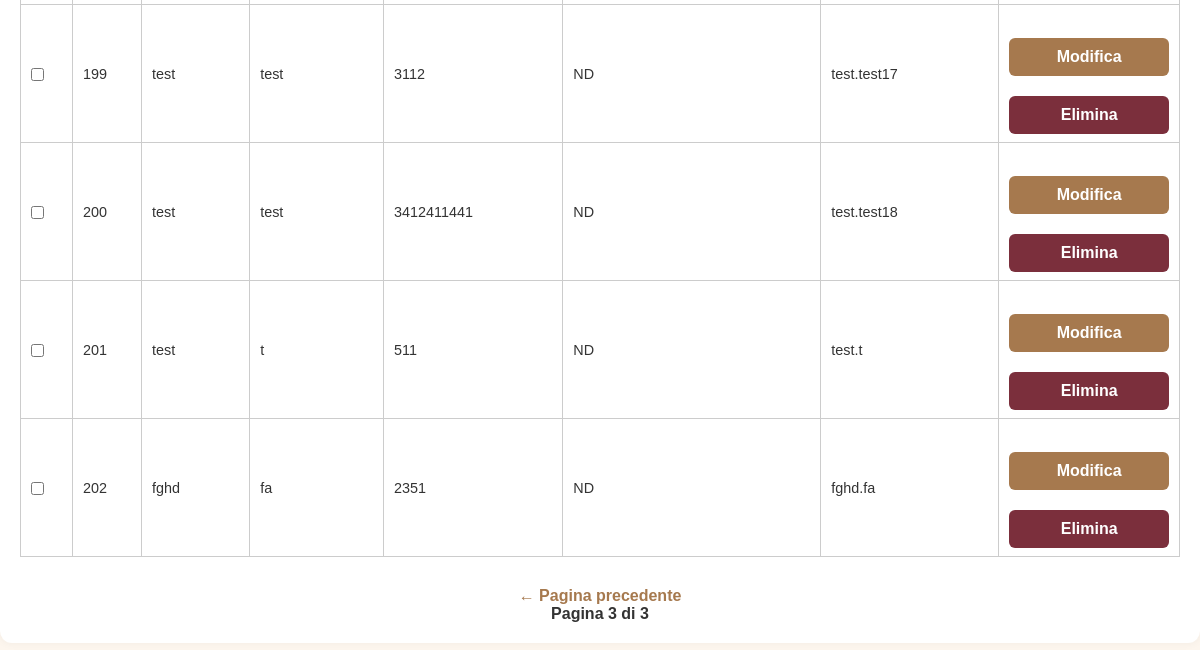
/admin_users?page=3&search= (signed in, lower part), run on an earlier commit of the app's database.
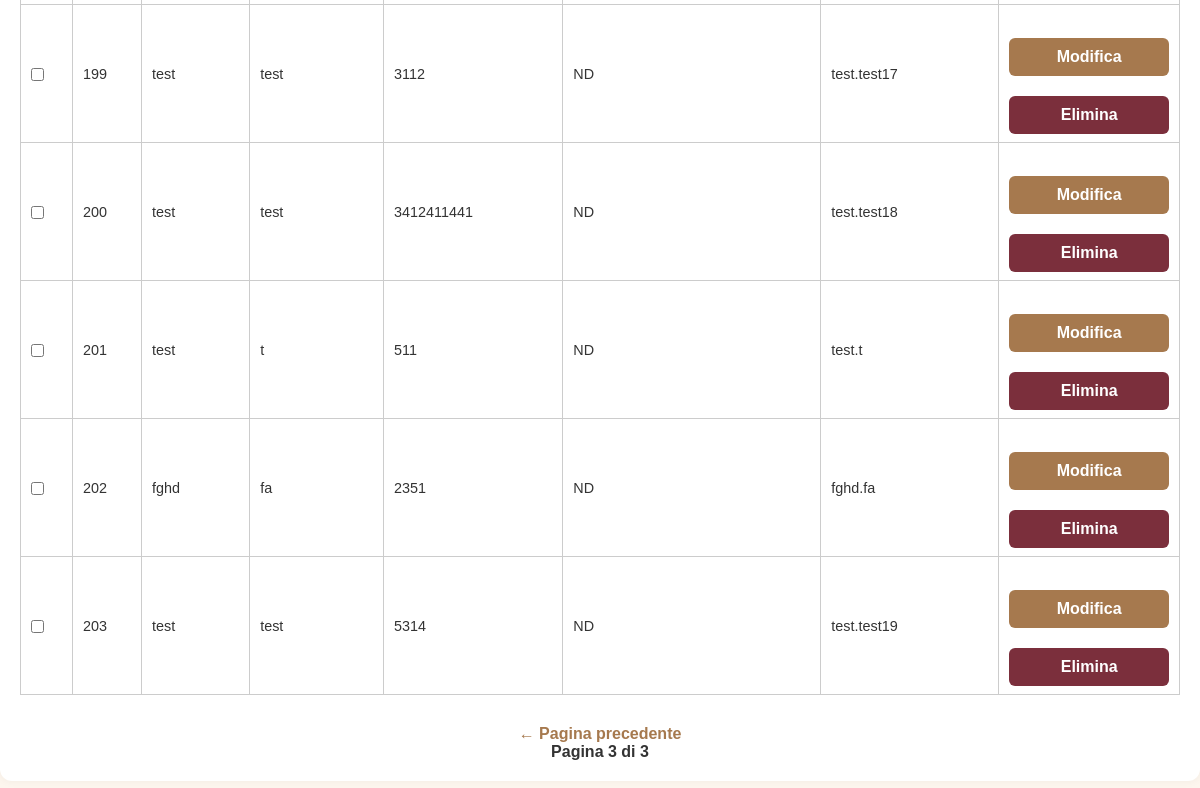
And on a later commit of the database.
### tables this page shows
CREATE TABLE users (
            id INTEGER PRIMARY KEY AUTOINCREMENT,
            username TEXT NOT NULL UNIQUE,
            password TEXT NOT NULL
        , name TEXT NOT NULL DEFAULT 'NOME', surname TEXT NOT NULL DEFAULT 'COGNOME', phone TEXT NOT NULL DEFAULT '0000000000', email TEXT, newsletter_optin INTEGER DEFAULT 0);

### app.py (the view)
@app.route('/admin_users')
def admin_users():
    if 'admin' not in session:
        return redirect(url_for('login_admin'))
    page = int(request.args.get('page', 1))
    per_page = 50
    offset = (page - 1) * per_page
    search_query = request.args.get('search', '').strip()
    conn = sqlite3.connect('bookings.db')
    cursor = conn.cursor()
    if search_query:
        search = f"%{search_query}%"
        cursor.execute("""
            SELECT COUNT(*) FROM users
            WHERE name LIKE ? OR surname LIKE ? OR phone LIKE ? OR email LIKE ?
        """, (search, search, search, search))
        total_users = cursor.fetchone()[0]
        cursor.execute("""
            SELECT id, name, surname, phone, email, username
            FROM users
            WHERE name LIKE ? OR surname LIKE ? OR phone LIKE ? OR email LIKE ?
            ORDER BY id
            LIMIT ? OFFSET ?
        """, (search, search, search, search, per_page, offset))
    else:
        cursor.execute("SELECT COUNT(*) FROM users")
        total_users = cursor.fetchone()[0]
        cursor.execute("""
            SELECT id, name, surname, phone, email, username
            FROM users
            ORDER BY id
            LIMIT ? OFFSET ?
        """, (per_page, offset))
    users = cursor.fetchall()
    conn.close()
    total_pages = (total_users + per_page - 1) // per_page
    return render_template('admin_users.html',
                           users=users,
                           page=page,
                           total_pages=total_pages,
                           search_query=search_query)

### templates/admin_users.html (shortened to what this page needs)
<!DOCTYPE html>
<html lang="it">
<head>
  <link rel="stylesheet" href="{{ url_for('static', filename='style.css') }}">
</head>
<body>
  <div class="page">
    <div class="container">
      {% if users %}
      <form method="post" action="{{ url_for('delete_selected_users') }}">
        <table>
          <tbody>
            {% for user in users %}
            <tr>
              <td><input type="checkbox" name="selected_users" value="{{ user[0] }}"></td>
              <td>{{ user[0] }}</td>
              <td>{{ user[1] }}</td>
              <td>{{ user[2] }}</td>
              <td>{{ user[3] }}</td>
              <td>{{ user[4] or 'ND' }}</td>
              <td>{{ user[5] }}</td>
              <td>
                <div class="actions">
                  <a href="{{ url_for('admin_edit_user', user_id=user[0]) }}">
                    <button class="big-btn" type="button">Modifica</button>
                  </a>
                  <form method="post" action="{{ url_for('admin_delete_user', user_id=user[0]) }}" onsubmit="return confirm('Confermi eliminazione utente {{ user[1] }} {{ user[2] }}?')">
                    <button type="submit" class="delete-btn">Elimina</button>
                  </form>
                </div>
              </td>
            </tr>
            {% endfor %}
          </tbody>
        </table>
      </form>
      <div class="pagination">
        {% if page > 1 %}
          <a href="{{ url_for('admin_users', page=page-1, search=search_query) }}">← Pagina precedente</a>
        {% endif %}
        <span>Pagina {{ page }} di {{ total_pages }}</span>
      </div>
      {% else %}
        <p>Nessun utente registrato.</p>
      {% endif %}
    </div>
  </div>
</body>
</html>

What changed in the data, as far as the page shows it:
added users: id "203", name "test", surname "test", phone "5314", user "ND", username "test.test19"
